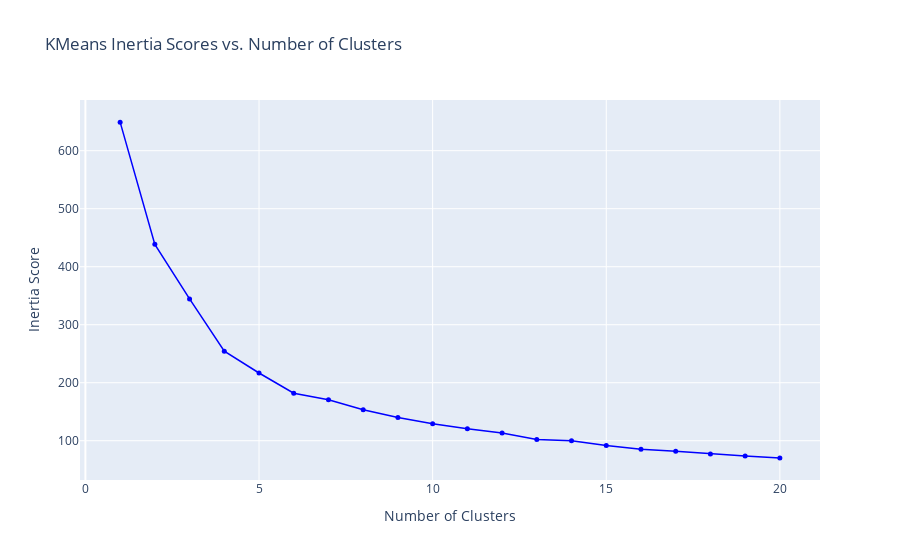

Here is the notebook cell this chart was saved with:
### Markdown cell above
## Perform Analyses

### K-Means Clustering

To create a targeted ad campaign, we'll begin by including information on all 4 features into our model:
- Age
- Annual Income
- Spending Score
- Income

First, we'll determine the optimal number of clusters using the elbow method.

### Code cell
# Calculate inertia scores for different number of clusters
inertia_scores = []
for i in range(1, 21):
    kmeans_model = KMeans(n_clusters=i)
    kmeans_model.fit(data_enc[['Age', 'Annual Income (k$)', 'Spending Score (1-100)', 'Gender_Male']])
    inertia_scores.append(kmeans_model.inertia_)

# Plot inertia scores by number of clusters
fig = go.Figure()
fig.add_trace(go.Scatter(
    x = list(range(1, len(inertia_scores)+1)),
    y = inertia_scores,
    mode = 'lines+markers',
    name = 'Inertia Scores',
    line = dict(color = 'blue', width=1.5),
    marker = dict(color = 'blue', size=5)
))
fig.update_layout(
    title = 'KMeans Inertia Scores vs. Number of Clusters',
    xaxis_title = 'Number of Clusters',
    yaxis_title = 'Inertia Score'
)
fig.show()

### Figure 1 — Plotly figure (JSON) as saved in the notebook; plotly's stock layout.template omitted (floating-point values rounded to 4 significant figures)
{"data": [{"line": {"color": "blue", "width": 1.5}, "marker": {"color": "blue", "size": 5}, "mode": "lines+markers", "name": "Inertia Scores", "type": "scatter", "x": [1, 2, 3, 4, 5, 6, 7, 8, 9, 10, 11, 12, 13, 14, 15, 16, 17, 18, 19, 20], "y": [649.3, 438.5, 344.4, 254.3, 216.8, 182.0, 170.5, 153.4, 140.0, 129.4, 120.7, 113.3, 102.2, 99.75, 91.72, 85.28, 81.7, 77.3, 73.82, 70.44]}], "layout": {"title": {"text": "KMeans Inertia Scores vs. Number of Clusters"}, "xaxis": {"title": {"text": "Number of Clusters"}}, "yaxis": {"title": {"text": "Inertia Score"}}}}
